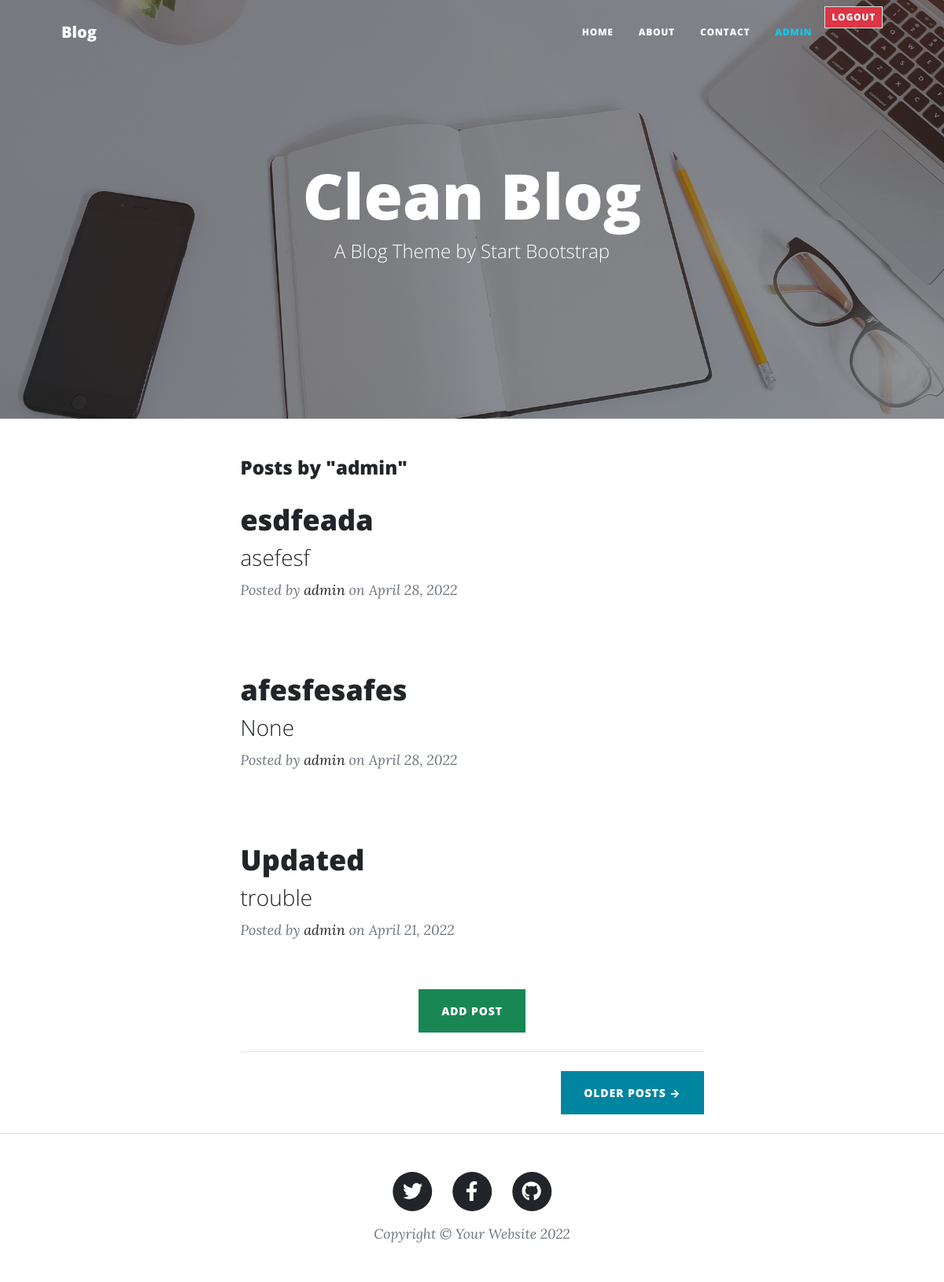
Screenshot of /posts/admin/ (signed in) with the database file from the repository.
### core/models.py (models this page shows, shortened)
class Post(models.Model):
    title = models.CharField(max_length=100, blank=True, null=True)
    subtitle = models.CharField(max_length=200, blank=True, null=True)
    content = models.TextField(max_length=100, blank=True, null=True)
    author = models.ForeignKey(User, on_delete=models.SET_NULL, blank=True, null=True)
    date_published = models.DateTimeField(auto_now_add=True, blank=True, null=True)
    date_modified = models.DateTimeField(auto_now=True, blank=True, null=True)
    class Meta:
        ordering = ('-date_published',)

### core/views.py (the view)
# urls.py: path('posts/<str:username>/', user_posts, name='userposts'),
@login_required()
def user_posts(request, username):
    posts = Post.objects.filter(author__username=username)
    paginator = Paginator(posts, 5)
    page_number = request.GET.get('page')
    page_obj = paginator.get_page(page_number)
    context = {'objs': posts, 'page_obj': page_obj}
    return render(request, 'user_posts.html', context)

### templates/user_posts.html
{% extends 'main.html' %}
{% load static %}
{% block content %}
        <header class="masthead" style="background-image: url('{% static "assets/img/home-bg.jpg" %}')">
            <div class="container position-relative px-4 px-lg-5">
                <div class="row gx-4 gx-lg-5 justify-content-center">
                    <div class="col-md-10 col-lg-8 col-xl-7">
                        <div class="site-heading">
                            <h1>Clean Blog</h1>
                            <span class="subheading">A Blog Theme by Start Bootstrap</span>
                        </div>
                    </div>
                </div>
            </div>
        </header>
        <div class="container px-4 px-lg-5 justify-content-center">
            <div class="row gx-4 gx-lg-5 justify-content-center">
                <div class="col-md-10 col-lg-8 col-xl-7">
                    <h4>Posts by "{{ request.user }}"</h4>
                    {% for obj in objs %}
                        <div class="post-preview">
                            <a href="{% url 'detail' obj.id %}">
                                <h2 class="post-title">{{ obj.title }}</h2>
                                <h3 class="post-subtitle">{{ obj.subtitle }}</h3>
                            </a>
                            <p class="post-meta">
                                Posted by
                                <a href="#">{{ obj.author }}</a>
                                on {{ obj.date_published|date:"F d, Y" }}
                            </p>
                        </div>
                        <br>
                    {% endfor %}
                        <div class="d-flex justify-content-center"><a class="btn btn-success text-uppercase" href="{% url 'create' %}">ADD POST</a></div>
                        <hr class="my-4" />
                    <div class="d-flex justify-content-end mb-4"><a class="btn btn-primary text-uppercase" href="#!">Older Posts →</a></div>
                </div>
            </div>
        </div>
{% endblock content %}

### templates/main.html (shortened to what this page needs)
{% load static %}
<!DOCTYPE html>
<html lang="en">
    <head>
        <link href="{% static 'css/styles.css' %}" rel="stylesheet" />
    </head>
    <body>
        {% if request.user.is_authenticated %}
            <nav class="navbar navbar-expand-lg navbar-light" id="mainNav">
                <div class="container px-4 px-lg-5">
                    <a class="navbar-brand" href="{% url 'home' %}">Blog</a>
                    <div class="collapse navbar-collapse" id="navbarResponsive">
                        <ul class="navbar-nav ms-auto py-4 py-lg-0">
                            <li class="nav-item"><a class="nav-link px-lg-3 py-3 py-lg-4" href="{% url 'home' %}">Home</a></li>
                            <li class="nav-item"><a class="nav-link px-lg-3 py-3 py-lg-4" href="{% url 'about' %}">About</a></li>
                            <li class="nav-item"><a class="nav-link px-lg-3 py-3 py-lg-4" href="{% url 'contact' %}">Contact</a></li>
                            {% if request.user.is_authenticated %}
                                <li class="nav-item"><a class="nav-link px-lg-3 py-3 py-lg-4 text-info" href="{% url 'userposts' user.username %}">{{request.user}}</a></li>
                                <li class="nav-item"><a role="button" class="nav-link px-lg-2 py-3 py-lg-1 btn btn-lg btn-danger border" href="{% url 'logout' %}">LOGOUT</a></li>
                            {% endif %}
                        </ul>
                    </div>
                </div>
            </nav>
        {% endif %}
        {% block content %}{% endblock content %}
        <footer class="border-top">
            <div class="container px-4 px-lg-5">
                <div class="row gx-4 gx-lg-5 justify-content-center">
                    <div class="col-md-10 col-lg-8 col-xl-7">
                        <ul class="list-inline text-center">
                            <li class="list-inline-item">
                                <a href="#!">
                                    <span class="fa-stack fa-lg">
                                        <i class="fas fa-circle fa-stack-2x"></i>
                                        <i class="fab fa-twitter fa-stack-1x fa-inverse"></i>
                                    </span>
                                </a>
                            </li>
                            <li class="list-inline-item">
                                <a href="#!">
                                    <span class="fa-stack fa-lg">
                                        <i class="fas fa-circle fa-stack-2x"></i>
                                        <i class="fab fa-facebook-f fa-stack-1x fa-inverse"></i>
                                    </span>
                                </a>
                            </li>
                            <li class="list-inline-item">
                                <a href="#!">
                                    <span class="fa-stack fa-lg">
                                        <i class="fas fa-circle fa-stack-2x"></i>
                                        <i class="fab fa-github fa-stack-1x fa-inverse"></i>
                                    </span>
                                </a>
                            </li>
                        </ul>
                        <div class="small text-center text-muted fst-italic">Copyright &copy; Your Website 2022</div>
                    </div>
                </div>
            </div>
        </footer>
    </body>
</html>

### rows the page displays
Post: title "esdfeada", subtitle "asefesf", author "admin", date_published "April 28, 2022"
Post: title "afesfesafes", subtitle "None", author "admin", date_published "April 28, 2022"
Post: title "Updated", subtitle "trouble", author "admin", date_published "April 21, 2022"

### other values shown
{{ request.user }} "ADMIN"
{{ request.user }} "admin"
